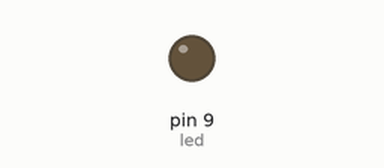
Simulated run of this sketch. Board: Arduino Uno, built with avr-gcc and run on an emulated ATmega328P. On the bench: output pins drawn as LEDs (lit = HIGH).

Above: at 0.15 s.
At 39.84 s:
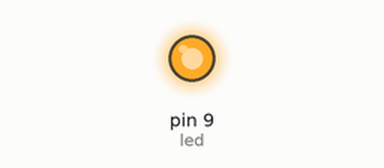
Timing chart, 0 to 40.0 s (numbered marks = the images above):
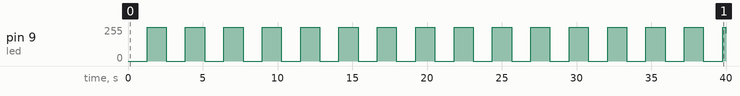

Measured:
- by itself, pin 9 (led): 0/255 → 255/255 at 1.3 s, → 0/255 1.3 s later, → 255/255 1.3 s later, → 0/255 1.3 s later, … (32 changes in this stretch)

The sketch:

analogue.ino
```cpp
const int led=9;
int lc=1;


void setup() {
  // put your setup code here, to run once:'

  pinMode(led,OUTPUT);

}

void loop() {
  // put your main code here, to run repeatedly:

  for(lc=0;lc<=255;lc++)  //fadein
  {

  analogWrite(led,lc);
  delay(5); //wait 10ms
  }

  for(lc=255;lc>=0;lc--)
    {
       analogWrite(led,lc);
       delay(5);
    }


}
```
